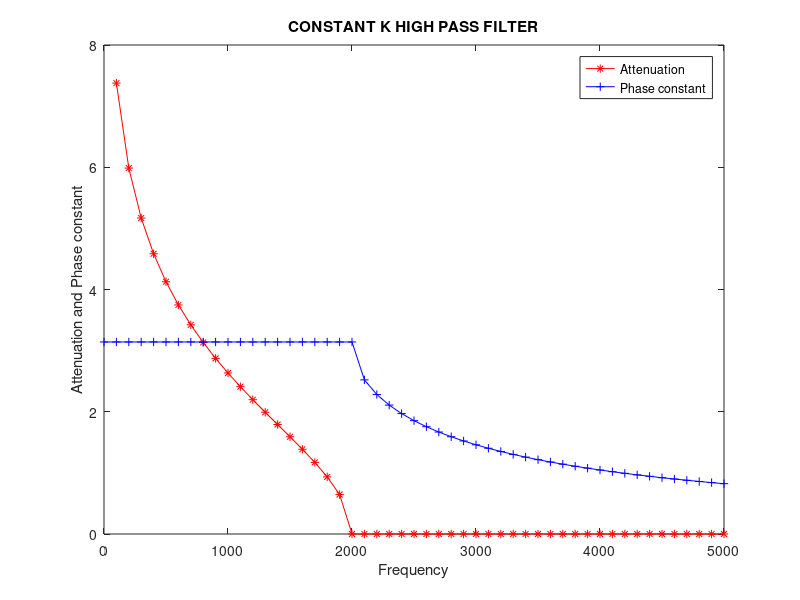

Source code (MATLAB):
% Exp - 2.2 : High Pass Filter
clc;
f=0:100:5000;
fc=2000;
rk=600;
l=rk/(4*pi*fc);
c=1/(4*pi*rk*fc);
a=2*acosh(fc./f);
b=2*asin(fc./f);
plot(f,a,'*-r',f,b,'+-b');
xlabel('Frequency');
ylabel('Attenuation and Phase constant');
title('CONSTANT K HIGH PASS FILTER');
legend('Attenuation', 'Phase constant');
disp('Inductance : ')
l
disp('Capacitance : ')
c